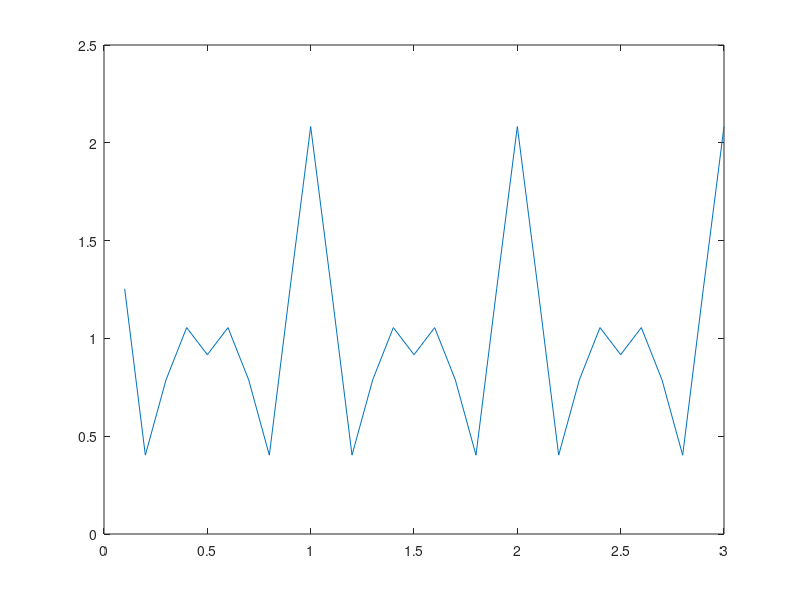

Write MATLAB code to recreate this figure. (Note: this script raises an error after producing the figure.)
 t = 0.1:0.1:3;
xt = 1+cos(2*pi*t)/4 + cos(2*pi*t*2)/2 + cos(2*pi*t*3)/3;
plot(t,xt)
%fft(xt)
%plot(fft(xt))
appfourier(xt);
